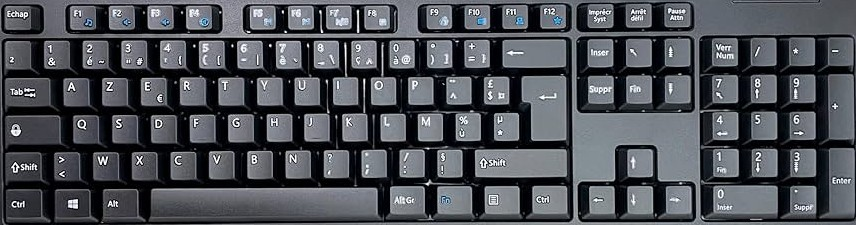
#> input picture img/AZERTY_francais.jpg, 856 x 225 px, found by its file name
$ python detection.py
#> lines starting #> are read from the running program, lines starting #| are printed output that depends on the picture; after the words box and inside, x2 and y2 are one past the last pixel; in counts of white or black regions, pixels touching at a corner belong together
import matplotlib.pyplot as plt
import numpy as np
import skimage as skim
from skimage.transform import resize

#Lire l'image et mettre en niveau de gris
I = skim.img_as_float(plt.imread('img/AZERTY_francais.jpg'))
#I = skim.img_as_float(plt.imread('img/Querty.jpg'))

I_gray = skim.color.rgb2gray(I)


#Binarisation et nettoyage
binary = I_gray > skim.filters.threshold_otsu(I_gray)
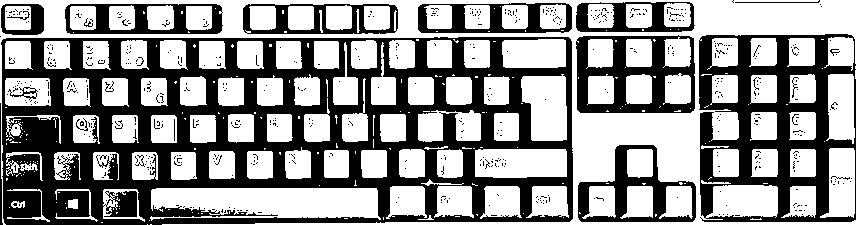
#> binary: shape (225, 856) bool; 57.3% white; 588 black regions (567 under 20 px), largest, box (x1, y1, x2, y2) and area: (1, 37, 573, 225) 50983, (699, 34, 856, 222) 13071, (576, 35, 695, 113) 4630
binary = skim.morphology.remove_small_objects(binary, min_size=300)
#> binary: shape (225, 856) bool; 55.9% white; 578 black regions (557 under 20 px)
#binary = skim.morphology.binary_closing(binary, skim.morphology.square(5))


# Labeliser les régions
L, N = skim.measure.label(binary, return_num = True)
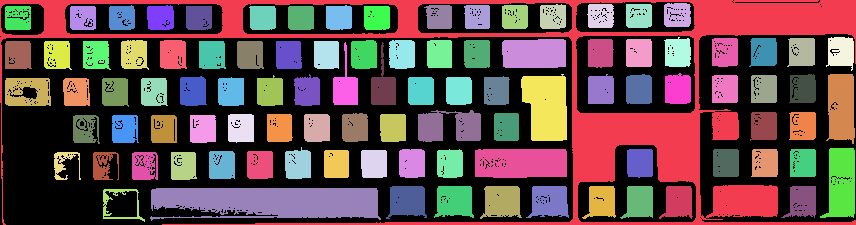
#> L: shape (225, 856) int32; 100 distinct labels, from 0 to 99; one colour per label, 0 black
#> N = 99
regions = skim.measure.regionprops(L)
#> regions = 99 regions; largest, box (x1, y1, x2, y2) and area: (0, 0, 856, 225) 26530, (150, 188, 381, 221) 6115, (521, 74, 567, 141) 2556, (475, 149, 567, 178) 2553, (502, 39, 566, 68) 1791
print(f'Nombre de régions détectées: {N}')
#| Nombre de régions détectées: 99
area_L = [props.area for props in regions]
#> area_L = 99 values, max 26530 at index 0, min 323 at index 85, mean 1087.5
print(area_L)
#> (printed output is left out)
area_L1 = [props.bbox for props in regions]
#> area_L1 = 99 items, first 6: (0, 0, 225, 856), (3, 664, 27, 691), (4, 540, 29, 566), (4, 587, 28, 614), (4, 626, 28, 652), (5, 109, 30, 135)
print("BBBBOX : ", area_L1)
#> (printed output is left out)

# Filtrer les touches par tailles
touches = []
for prop in regions:
    minr, minc, maxr, maxc = prop.bbox
    h = maxr - minr
    w = maxc - minc
    if 20 < h < 60 and 20 < w < 150:
      touches.append(prop)
#> this loop made 99 passes
#> (minr, minc, maxr, maxc, h, w) on passes 1 to 12: (0, 0, 225, 856, 225, 856), (3, 664, 27, 691, 24, 27), (4, 540, 29, 566, 25, 26), (4, 587, 28, 614, 24, 27), (4, 626, 28, 652, 24, 26), (5, 109, 30, 135, 25, 26), (5, 147, 30, 174, 25, 27), (5, 326, 30, 352, 25, 26), (5, 424, 29, 452, 24, 28), (5, 464, 29, 490, 24, 26), (5, 502, 29, 528, 24, 26), (6, 5, 30, 31, 24, 26)
#> after the loop, touches = 92 regions; largest, box (x1, y1, x2, y2) and area: (475, 149, 567, 178) 2553, (502, 39, 566, 68) 1791, (418, 110, 481, 142) 1441, (480, 186, 522, 219) 1078, (526, 186, 569, 218) 1053
print(f'Nombre de touches filtrées: {len(touches)}')
#| Nombre de touches filtrées: 92

#calculer le centre Y
centreY = np.array([(props.bbox[0] + props.bbox[2]) //2 for props in touches])
#> centreY = 92 values, max 205 at index 91, min 15 at index 0, mean 98.32
print("Y centers: ", centreY)
#| Y centers:  [ 15  16  16  16  17  17  17  17  17  17  18  18  18  18  18  18  52  54
#|   52  52  52  53  53  53  55  54  54  54  54  54  55  55  55  55  55  55
#|   55  88  90  89  89  88  90  89  89  91  90  91  91  91  92  92  92  92
#|  126 126 126 127 127 128 128 128 128 129 129 129 129 163 163 163 163 163
#|  163 163 163 164 164 165 165 166 166 166 166 202 202 202 202 202 202 202
#|  202 205]
second_row_y = np.median(centreY)
#> second_row_y = 90.5

# Sélectionner les touches proches de cette rangée
row_touches = [prop for i, prop in enumerate(touches) if abs(centreY[i] - second_row_y) < 10]
#> row_touches = 17 regions; largest, box (x1, y1, x2, y2) and area: (5, 78, 51, 106) 1036, (626, 74, 652, 104) 744, (665, 73, 691, 104) 738, (180, 76, 207, 106) 730, (588, 74, 614, 104) 725

# Identifier Tab : touche la plus large
tab_key = max(row_touches, key=lambda p: p.bbox[3]-p.bbox[1])

# Trier par position X (minc)
row_touches_sorted = sorted([p for p in row_touches if p != tab_key], key=lambda p: p.bbox[1])
#> row_touches_sorted = 16 regions; largest, box (x1, y1, x2, y2) and area: (626, 74, 652, 104) 744, (665, 73, 691, 104) 738, (180, 76, 207, 106) 730, (588, 74, 614, 104) 725, (408, 77, 434, 105) 719

# Identifier Tab, A, Z
A_key = row_touches_sorted[0]
Z_key = row_touches_sorted[1]

print("Tab bbox:", tab_key.bbox)
#| Tab bbox: (78, 5, 106, 51)
print("A bbox:", A_key.bbox)
#| A bbox: (78, 63, 106, 90)
print("Z bbox:", Z_key.bbox)
#| Z bbox: (78, 102, 107, 129)

# Extraire les images
def crop_touch(image, prop):
    minr, minc, maxr, maxc = prop.bbox
    return image[minr:maxr, minc:maxc]
# [6 lines of commented-out code are left out]


plt.figure(figsize=(8,3))
plt.subplot(1,3,1)
plt.imshow(crop_touch(I, tab_key))
plt.title("Tab")
plt.axis('off')

plt.subplot(1,3,2)
plt.imshow(crop_touch(I, A_key))
plt.title("A")
plt.axis('off')

plt.subplot(1,3,3)
plt.imshow(crop_touch(I, Z_key))
#> in crop_touch (call 3), `return image[minr:maxr, minc:maxc]`:
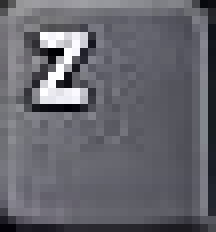
#> returned value: shape (29, 27, 3) float64 (shown 8 times larger); mean of channels 0, 1, 2 0.398, 0.397, 0.427; drawn as R, G, B
plt.title("Z")
plt.axis('off')

plt.show()


##################

image_A_brute = crop_touch(I, A_key)
image_Z_brute = crop_touch(I, Z_key)

# 2. Convertir en niveau de gris
image_A_gray = skim.color.rgb2gray(image_A_brute)
image_Z_gray = skim.color.rgb2gray(image_Z_brute)

# Définir une taille cible commune pour toutes les images de comparaison
TARGET_SIZE = (64, 64)

# Redimensionner l'image A et Z
image_A_resized = resize(image_A_gray, TARGET_SIZE, anti_aliasing=True)
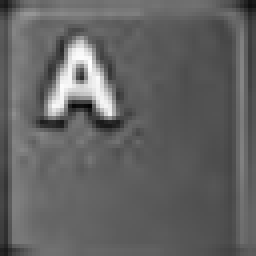
#> image_A_resized: shape (64, 64) float64 (shown 4 times larger); min 0.0177, max 0.998, mean 0.388
image_Z_resized = resize(image_Z_gray, TARGET_SIZE, anti_aliasing=True)
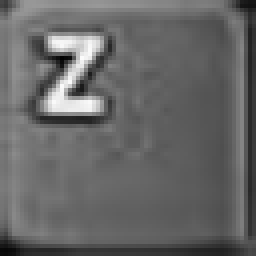
#> image_Z_resized: shape (64, 64) float64 (shown 4 times larger); min 0.00661, max 0.986, mean 0.403

# Binariser l'image A et Z
thresh_A = skim.filters.threshold_otsu(image_A_resized)
#> thresh_A = 0.605
image_A_binary = image_A_resized > thresh_A
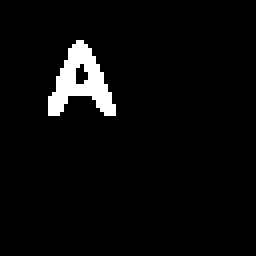
#> image_A_binary: shape (64, 64) bool (shown 4 times larger); 3.9% white; 1 white region, box (x1, y1, x2, y2) and area: (12, 10, 29, 29) 159

thresh_Z = skim.filters.threshold_otsu(image_Z_resized)
#> thresh_Z = 0.613
image_Z_binary = image_Z_resized > thresh_Z
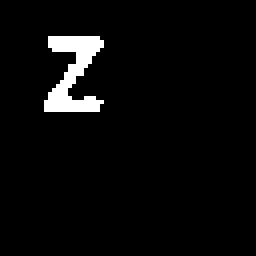
#> image_Z_binary: shape (64, 64) bool (shown 4 times larger); 3.7% white; 1 white region, box (x1, y1, x2, y2) and area: (11, 9, 26, 28) 152


# --- AFFICHAGE des résultats pour la vérification ---
plt.figure(figsize=(10, 4))

# Affichez A

plt.subplot(1, 2, 1)
plt.imshow(image_A_binary, cmap='gray')
plt.title("A (Binarisé)")
plt.axis('off')

# Affichez Z

plt.subplot(1, 2, 2)
plt.imshow(image_Z_binary, cmap='gray')
plt.title("Z (Binarisé)")
plt.axis('off')

plt.suptitle("Préparation des données pour la comparaison algorithmique")
plt.show()
